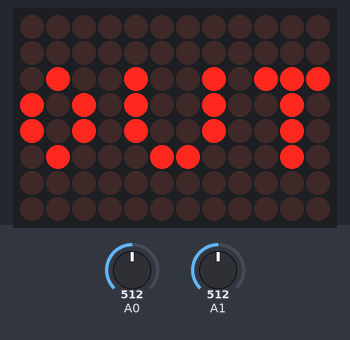
Bench run of a sketch on a simulated Arduino Uno R4 WiFi. On the bench: 12×8 LED matrix. The inputs (shaded band) are chosen by the test bench; at power-on: A1 = 512, A0 = 512. Random numbers use the default seed unless the sketch sets one.

Above: at 2.5 s.
At 12.0 s:
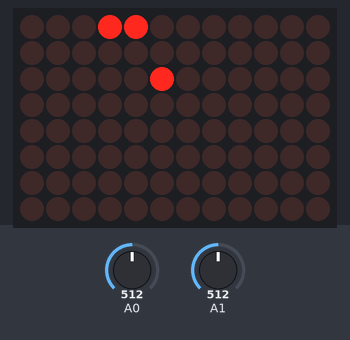
12.1 s: A1 set to 307
14.4 s: A1 set to 284
At 14.78 s:
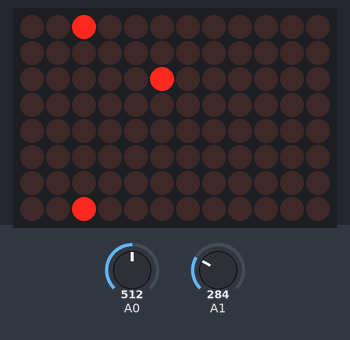
16.8 s: A0 set to 313
18.3 s: A0 set to 292
At 18.69 s:
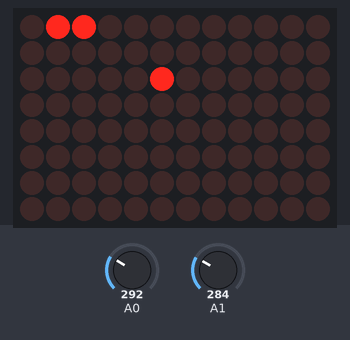
21.0 s: A0 set to 306
At 21.38 s:
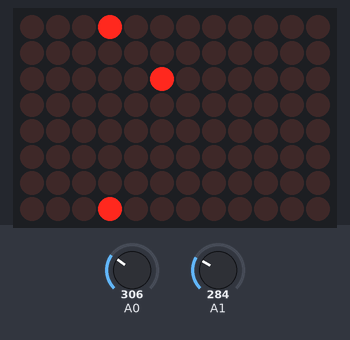
23.4 s: A0 set to 290
At 23.82 s:
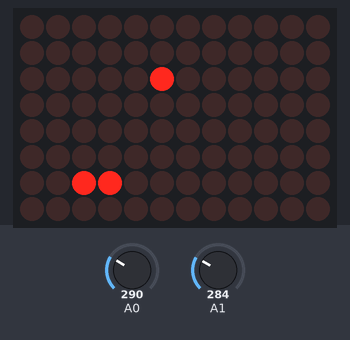

Measured:
- the behaviour switches between 301 and 300 on A1 (found by bisection; images 1 and 2)
- the behaviour switches between 301 and 300 on A0 (found by bisection; images 2 and 3)
- what the display in image 0 shows lasts 2.0 s, from 2.4 s to 4.4 s

The sketch:

snake_game.ino
```cpp
#include "Arduino_LED_Matrix.h"

ArduinoLEDMatrix matrix;

void setup() {
  matrix.begin();
}

#define LEFT 0
#define RIGHT 1
#define UP 2
#define DOWN 3

// Global variables
byte ledMatrix[8][12];
byte currentDirection = RIGHT;
byte snakeLength = 2;
byte snakeColPositions[96];
byte snakeRowPositions[96];
byte foodCol = random(2, 12);
byte foodRow = random(1, 8);
byte movementSpeed = 500;
byte foodConsumed = 1;
byte emptyFrame[8][12];

uint8_t gameOverFrame[8][12] = {
  { 0, 0, 0, 0, 0, 0, 0, 0, 0, 0, 0, 0 },
  { 0, 0, 0, 0, 0, 0, 0, 0, 0, 0, 0, 0 },
  { 0, 1, 0, 0, 1, 0, 0, 1, 0, 1, 1, 1 },
  { 1, 0, 1, 0, 1, 0, 0, 1, 0, 0, 1, 0 },
  { 1, 0, 1, 0, 1, 0, 0, 1, 0, 0, 1, 0 },
  { 0, 1, 0, 0, 0, 1, 1, 0, 0, 0, 1, 0 },
  { 0, 0, 0, 0, 0, 0, 0, 0, 0, 0, 0, 0 },
  { 0, 0, 0, 0, 0, 0, 0, 0, 0, 0, 0, 0 }
};

int getSnakeDirection(){
  // Get joystick values (from ADC pins A0 and A1)
  int joystickX = analogRead(A0);
  int joystickY = analogRead(A1);

  if((joystickX >= 0) && (joystickX <= 300) && currentDirection != RIGHT){
    return LEFT;
  }
  else if((joystickX >= 723) && (joystickX <= 1023) && currentDirection != LEFT){
    return RIGHT;
  }
  else if((joystickY >= 0) && (joystickY <= 300) && currentDirection != DOWN){
    return UP;
  }
  else if((joystickY >= 723) && (joystickY <= 1023) && currentDirection != UP){
    return DOWN;
  }
  else return currentDirection;
}

void displayLedMatrix(){
  // Clear the matrix first - Turn off all LEDs
  for(int i = 0; i < 8; i++){
    for(int j = 0; j < 12; j++){
      ledMatrix[i][j] = 0;
    }
  }

  // Display the snake's body on the matrix
  for(int i = 0; i < snakeLength; i++){
    ledMatrix[snakeRowPositions[i]][snakeColPositions[i]] = 1;
  }

  // Display the food
  ledMatrix[foodRow][foodCol] = 1;

  // Render the updated LED matrix
  matrix.renderBitmap(ledMatrix, 8, 12);
}

void gameOverSequence(){
  // Pause the snake's movement and blink the LEDs for 5 times
  for(int i = 0; i < 5; i++){
    // Display current frame (paused movement)
    matrix.renderBitmap(ledMatrix, 8, 12);
    delay(100);
    // Display blank frame (to create blink effect)
    matrix.renderBitmap(emptyFrame, 8, 12);
    delay(100);
    matrix.renderBitmap(gameOverFrame, 8, 12);
    delay(2000);
  }
  // Reset the snake length after game over
  snakeLength = 2;
}

void checkForSnakeBodyCollision(){
  // Check if the head collides with any body part
  for(int i = 1; i < snakeLength; i++){
    if((snakeRowPositions[i] == snakeRowPositions[0]) && (snakeColPositions[i] == snakeColPositions[0])){
      gameOverSequence();
    }
  }
}

void checkForFoodConsumption(){
  // Logic to check if food is consumed
  if(snakeColPositions[0] == foodCol && snakeRowPositions[0] == foodRow){
    // Increase snake length if food is eaten
    snakeLength += 1;
    // Set foodConsumed flag to 1 to generate new food coordinates
    foodConsumed = 1;
  }
}

void updateSnakePosition(){
  // Logic to calculate the new position of the snake in the next frame
  // Move the body
  for(int i = snakeLength - 1; i > 0; i--){
    snakeColPositions[i] = snakeColPositions[i - 1];
    snakeRowPositions[i] = snakeRowPositions[i - 1];
  }

  // Move the head
  if(currentDirection == RIGHT) {
    // Wrap around to the left if it goes off the right edge
    if(snakeColPositions[0] == 11){
      snakeColPositions[0] = 0;
    }
    else {
      snakeColPositions[0] += 1;
    }
  }

  if(currentDirection == LEFT) {
    // Wrap around to the right if it goes off the left edge
    if(snakeColPositions[0] == 0){
      snakeColPositions[0] = 11;
    }
    else{
      snakeColPositions[0] -= 1;
    }
  }

  if(currentDirection == DOWN) {
    // Wrap around to the top if it goes off the bottom edge
    if(snakeRowPositions[0] == 7){
      snakeRowPositions[0] = 0;
    }
    else{
      snakeRowPositions[0] += 1;
    }
  }

  if(currentDirection == UP) {
    // Wrap around to the bottom if it goes off the top edge
    if(snakeRowPositions[0] == 0){
      snakeRowPositions[0] = 7;
    }
    else{
      snakeRowPositions[0] -= 1;
    }
  }
}

void generateFood(){
  // Generate new coordinates for food if it was eaten
  if(foodConsumed == 1){
    foodCol = random(0, 12);
    foodRow = random(0, 8);
    foodConsumed = 0;
  }
}

void loop() {
  // Get the direction of the snake from the joystick
  currentDirection = getSnakeDirection();

  // Display food and snake on the LED matrix
  displayLedMatrix();

  // Check if snake's body collided with the head
  checkForSnakeBodyCollision();

  // Check if the food was consumed
  checkForFoodConsumption();

  // Update the snake's position for the next frame
  updateSnakePosition();

  // Generate new food if necessary
  generateFood();

  // Control the speed of the snake movement
  delay(movementSpeed);
}
```
